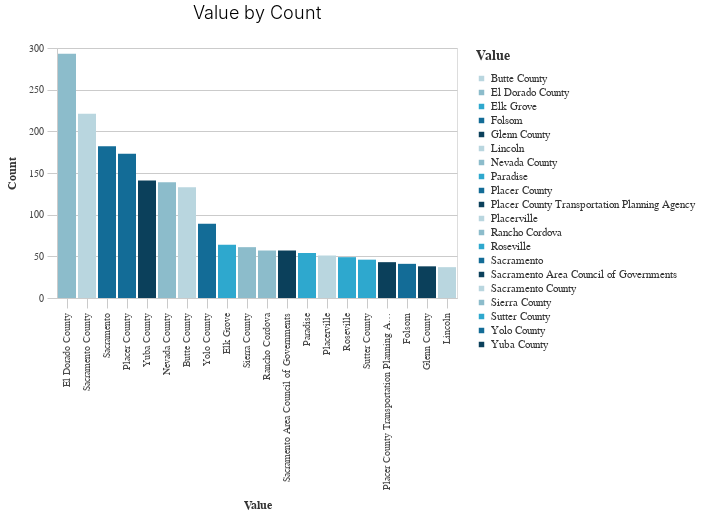

Write notebook code for a chart like this one.
### Markdown cell above
### Charting

### Code cell
_dla_utils.basic_bar_chart((df_top>>filter(_.variable=='primary_agency_name')), 'value', 'count', 'value', subset)

### Figure 1 — Vega-Lite specification as saved in the notebook (floating-point values rounded to 4 significant figures)
{"config": {"view": {"continuousWidth": 400, "continuousHeight": 300}, "axis": {"domainColor": "#cbcbcb", "grid": true, "gridColor": "#cbcbcb", "gridWidth": 1, "labelColor": "#474747", "labelFont": "Nunito Sans", "labelFontSize": 10, "labelPadding": 4, "tickColor": "#cbcbcb", "tickSize": 10, "titleColor": "#333", "titleFont": "Raleway", "titleFontSize": 12, "titlePadding": 10}, "axisBand": {"grid": false}, "background": "white", "font": "Raleway", "header": {"labelFont": "Nunito Sans", "titleFont": "Raleway"}, "legend": {"labelColor": "#333", "labelFont": "Nunito Sans", "labelFontSize": 11, "labelLimit": 0, "padding": 1, "symbolSize": 30, "symbolType": "square", "titleColor": "#333", "titleFont": "Raleway", "titleFontSize": 14, "titlePadding": 10}, "title": {"anchor": "middle", "font": "Raleway", "fontSize": 18, "fontWeight": 300, "offset": 20}}, "data": {"name": "data-5d8039c4de4ab011f3a9b053890adff7"}, "mark": "bar", "encoding": {"color": {"field": "value", "legend": {"title": "Value"}, "scale": {"range": ["#B9D6DF", "#8CBCCB", "#2EA8CE", "#136C97", "#0B405B"]}, "type": "nominal"}, "x": {"field": "value", "sort": "-y", "title": "Value", "type": "nominal"}, "y": {"field": "count", "title": "Count", "type": "quantitative"}}, "height": 250, "title": "Value by Count", "width": 400, "$schema": "https://vega.github.io/schema/vega-lite/v4.17.0.json", "datasets": {"data-5d8039c4de4ab011f3a9b053890adff7": [{"value": "El Dorado County", "count": 293, "variable": "primary_agency_name"}, {"value": "Sacramento County", "count": 221, "variable": "primary_agency_name"}, {"value": "Sacramento", "count": 182, "variable": "primary_agency_name"}, {"value": "Placer County", "count": 173, "variable": "primary_agency_name"}, {"value": "Yuba County", "count": 141, "variable": "primary_agency_name"}, {"value": "Nevada County", "count": 139, "variable": "primary_agency_name"}, {"value": "Butte County", "count": 133, "variable": "primary_agency_name"}, {"value": "Yolo County", "count": 89, "variable": "primary_agency_name"}, {"value": "Elk Grove", "count": 64, "variable": "primary_agency_name"}, {"value": "Sierra County", "count": 61, "variable": "primary_agency_name"}, {"value": "Rancho Cordova", "count": 57, "variable": "primary_agency_name"}, {"value": "Sacramento Area Council of Governments", "count": 57, "variable": "primary_agency_name"}, {"value": "Paradise", "count": 54, "variable": "primary_agency_name"}, {"value": "Placerville", "count": 51, "variable": "primary_agency_name"}, {"value": "Roseville", "count": 49, "variable": "primary_agency_name"}, {"value": "Sutter County", "count": 46, "variable": "primary_agency_name"}, {"value": "Placer County Transportation Planning Agency", "count": 43, "variable": "primary_agency_name"}, {"value": "Folsom", "count": 41, "variable": "primary_agency_name"}, {"value": "Glenn County", "count": 38, "variable": "primary_agency_name"}, {"value": "Lincoln", "count": 37, "variable": "primary_agency_name"}]}}
